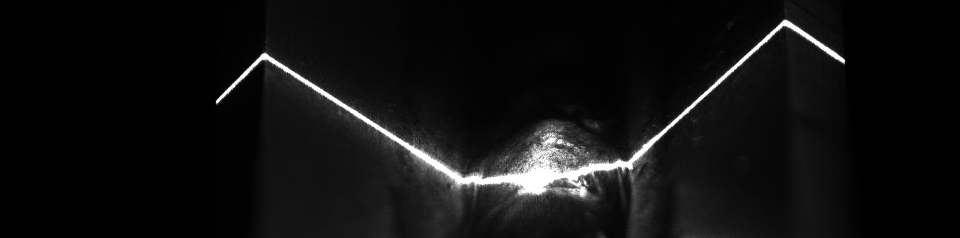
#> input picture misc/pcog liveimages/pcog liveimages/weld 5000us.png, 1920 x 476 px, found by its file name (shown at 1/2 size)
$ python filter.py
#> lines starting #> are read from the running program, lines starting #| are printed output that depends on the picture
import cv2 as cv
import numpy as np
import matplotlib.pyplot as plt


class FIRFilter:
    def __init__(self, ncoeffs, coeff, normal) -> None:
        if len(coeff) == ncoeffs:
            self.n = ncoeffs
            self.coeff = coeff
            self.normal = normal
        else:
            print(
                f"number of coefficients provided {ncoeffs} doesn't match the amount of coefficients given {len(coeff)}")

    def convolve(self, data_stream):
        output = []
        data_buffer = []
        for _ in range(self.n):
            data_buffer.append(0)
        for val in data_stream:
            data_buffer = [val] + data_buffer[:-1]  # right shift the buffer by 1
            sum = 0
            for i in range(self.n):
                sum += data_buffer[i] * self.coeff[i]
            output.append(sum/self.normal)
        for _ in range(int(self.n/2)):
            output = output[1:] + [0]
        return output

    def detect_zero_crossings(self, data):
        zeros = []
        window_size = 15
        max_amt_zeros = 6
        dz = 10
        start = 0
        stop = window_size - 1
        stop_limit = len(data)
        finding_zeros = True
        while(finding_zeros):
            if stop < stop_limit:
                points = self._find_min_max(data[start:stop])
                points[0][0] += start
                points[1][0] += start
                start += 1
                stop += 1
            elif start < (stop_limit-1):
                points = self._find_min_max(data[start:stop_limit-1])
                points[0][0] += start
                points[1][0] += start
                finding_zeros = False
            else:
                finding_zeros = False

            # scaling_factor = ((y2 - y1) / (y2 + y1)) + 1
            # scaling_factor = ((abs(points[1][1])-abs(points[0][1])) / (abs(points[1][1]) +
            #                   abs(points[0][1]) + int((not points[1][1]) & (not points[0][1])))) + 1
            # zero = scaling_factor * (x2-x1) + x1
            zero = (1 * (points[1][0] - points[0][0])/2) + points[0][0]
            zero = int(zero)
            if zero > points[1][0]:
                zero = points[1][0]
            elif zero < points[0][0]:
                zero = points[0][0]
            if zero not in zeros:
                zeros.append(zero)
        return zeros

    def cluster_zeros(self, zeros, pixle_width):
        """
            zeros must be ordered from lowest to highest
        """
        tmp_zeros = []
        clustered_zeros = []
        segment_start = 0
        for i in range(len(zeros)):
            if zeros[i] < (zeros[segment_start] + pixle_width):
                tmp_zeros.append(zeros[i])
            else:
                if len(tmp_zeros):
                    clustered_zeros.append(int(sum(tmp_zeros)/len(tmp_zeros)))
                    tmp_zeros = []
                    tmp_zeros.append(zeros[i])
                    segment_start = i
        if len(tmp_zeros):
            clustered_zeros.append(int(sum(tmp_zeros)/len(tmp_zeros)))
        return clustered_zeros

    def cull_zeros(self, data, zeros, threshold_factor):
        new_zeros = []
        max_val = int(max(data))
        for val in zeros:
            if data[val] > threshold_factor*max_val:
                new_zeros.append(val)
        return new_zeros

    def cull_data(self, data, threshold_factor):
        culled_data = []
        cutoff = int(threshold_factor * max(data))
        for val in data:
            if abs(val) > cutoff:
                culled_data.append(val)
            else:
                culled_data.append(0)
        return culled_data

    def _find_min_max(self, sequence):
        y1 = max(sequence)
        y2 = min(sequence)
        for index, val in enumerate(sequence):
            if val == y2:
                x2 = index
            if val == y1:
                x1 = index
        if x2 > x1:
            return([[x1, y1], [x2, y2]])
        else:
            return([[x2, y2], [x1, y1]])


if __name__ == '__main__':
    img = np.transpose(cv.imread("misc/pcog liveimages/pcog liveimages/weld 5000us.png", cv.IMREAD_GRAYSCALE))
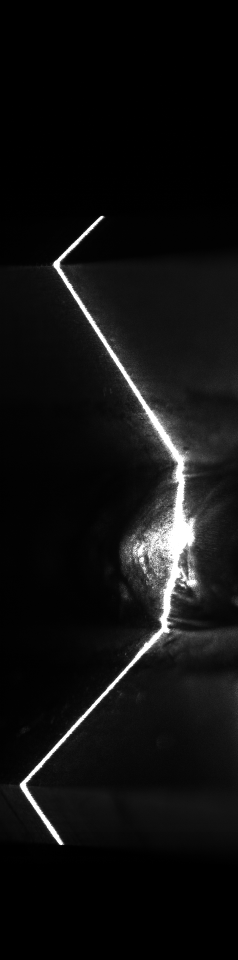
#> img: shape (1920, 476) (shown at 1/2 size); min 0, max 255, mean 16.7
    fir = FIRFilter(5, [-3, 12, 17, 12, -3], 1)
    fir2 = FIRFilter(5, [2, 1, 0, -1, -2], 1)
    smoothed_data = fir.convolve(img[1100])
#> the loop in convolve, `for val in data_stream:` made 476 passes
#> (val, data_buffer) on passes 5 to 7: (2, [2, 3, 2, 2, 1]), (2, [2, 2, 3, 2, 2]), (2, [2, 2, 2, 3, 2])
#> after the loop in convolve, `for val in data_stream:`: data_buffer = [11, 10, 11, 10, 11]; output = 476 values, max 9123 at index 279, min -3 at index 0, mean 2140.9
#> after the loop in convolve, `for _ in range(int(self.n/2)):`: output = 476 values, max 9123 at index 277, min 0 at index 474, mean 2140.9
#> smoothed_data has the same summary as output in convolve
    # culled_data = fir.cull_data(smoothed_data, 0.8)
    culled_data = smoothed_data
#> culled_data has the same summary as output in convolve
    differentiated_data = fir2.convolve(culled_data)
#> the loop in convolve (call 2), `for val in data_stream:` made 476 passes
#> (val, data_buffer) on passes 1 to 3: (35, [35, 0, 0, 0, 0]), (61, [61, 35, 0, 0, 0]), (85, [85, 61, 35, 0, 0])
#> differentiated_data = 476 values, max 11841 at index 266, min -12266 at index 366, mean 3.36
    differentiated_data = fir2.cull_data(differentiated_data, 0.8)
#> in cull_data, `cutoff = int(threshold_factor * max(data))`: cutoff = 9472
#> the loop in cull_data, `for val in data:` made 476 passes
#> val on passes 1 to 3: 231, 224, 120
#> after the loop in cull_data, `for val in data:`: culled_data = 476 values, max 11841 at index 266, min -12266 at index 366, mean -20.15
#> differentiated_data has the same summary as culled_data in cull_data
    # differentiated_d2ata = [int(i/512) for i in differentiated_data]
    tmp_zeros = fir2.detect_zero_crossings(differentiated_data)
#> in detect_zero_crossings, `stop_limit = len(data)`: stop_limit = 476
#> after the loop in detect_zero_crossings, `while(finding_zeros):`: start = 462; stop = 476; zeros = 433 values from 13 to 474
#> tmp_zeros = 433 values from 13 to 474
    print(len(tmp_zeros))
#| 433
    zeros = fir.cull_zeros(img[1100], tmp_zeros, 0.8)
#> in cull_zeros, `max_val = int(max(data))`: max_val = 255
#> after the loop in cull_zeros, `for val in zeros:`: new_zeros = 49 values from 260 to 365
#> zeros = 49 values from 260 to 365
    zeros = fir2.cluster_zeros(zeros, 20)
#> the loop in cluster_zeros, `for i in range(len(zeros)):` made 49 passes
#> after the loop in cluster_zeros, `for i in range(len(zeros)):`: clustered_zeros = [267, 285, 304, 346]; segment_start = 39; tmp_zeros = [356, 357, 358, 359, 360, 361, 362, 363, 364, 365]
#> zeros = [267, 285, 304, 346, 360]
    print(len(zeros))
#| 5
    fig, ax = plt.subplots(3)
    ax[0].annotate("raw", xy=(0.9, 0.9))
    ax[0].plot(img[1100])
    ax[1].annotate("smoothed+culled", xy=(0.9, 0.9))
    ax[1].plot(culled_data)
    ax[2].annotate("derivative", xy=(0.9, 0.9))
    ax[2].plot(differentiated_data)
    ax[2].scatter(zeros, [0 for i in range(len(zeros))], c='red')
    plt.show()
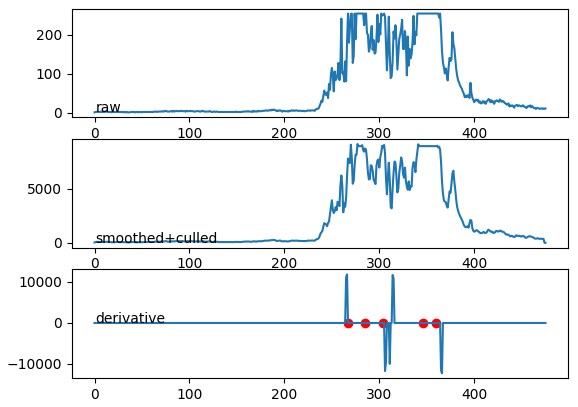
#> figure drawn by matplotlib, 3 panels; panel 1: curve peaks at x = 267, y = 255; panel 2: curve peaks at x = 277, y = 9123; panel 3: curve peaks at x = 266, y = 11841

$ run again, with misc/pcog liveimages/pcog liveimages/weld 100us.png copied over misc/pcog liveimages/pcog liveimages/weld 5000us.png
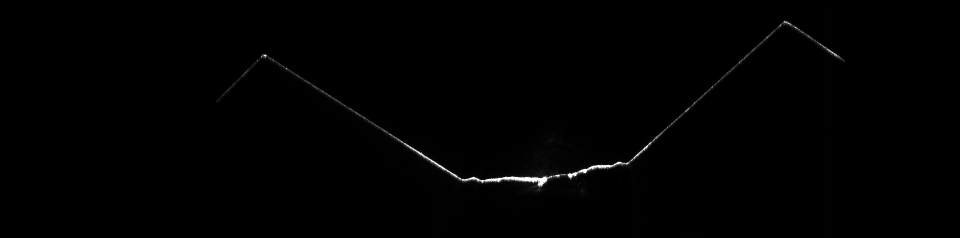
#> input picture misc/pcog liveimages/pcog liveimages/weld 100us.png, 1920 x 476 px, found by its file name (shown at 1/2 size)
#> `img = np.transpose(cv.imread("misc/pcog liveimages/pcog liveimages/wel..`:
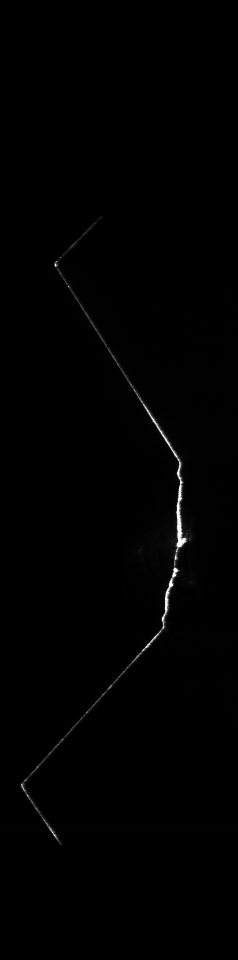
#> img: shape (1920, 476) (shown at 1/2 size); min 0, max 255, mean 1.2
#> after the loop in convolve, `for val in data_stream:`: output = 476 values, max 6534 at index 355, min -6 at index 395, mean 104.7
#> after the loop in convolve, `for _ in range(int(self.n/2)):`: output = 476 values, max 6534 at index 353, min -6 at index 393, mean 104.7
#> smoothed_data has the same summary as output in convolve
#> `culled_data = smoothed_data`: culled_data has the same summary as output in convolve
#> `differentiated_data = fir2.convolve(culled_data)`: differentiated_data = 476 values, max 16316 at index 352, min -12541 at index 355, mean 0
#> cutoff = 13052
#> after the loop in cull_data, `for val in data:`: culled_data = 476 values, max 16316 at index 352, min 0 at index 0, mean 67.24
#> `differentiated_data = fir2.cull_data(differentiated_data, 0.8)`: differentiated_data has the same summary as culled_data in cull_data
#> stop_limit = 476
#> after the loop in detect_zero_crossings, `while(finding_zeros):`: start = 462; stop = 476; zeros = 455 values from 13 to 474
#| 455
#> max_val = 255
#> after the loop in cull_zeros, `for val in zeros:`: new_zeros = [353]
#> the loop in cluster_zeros, `for i in range(len(zeros)):` made 1 pass
#> after the loop in cluster_zeros, `for i in range(len(zeros)):`: clustered_zeros = []; segment_start = 0; tmp_zeros = [353]
#| 1
#> `plt.show()`:
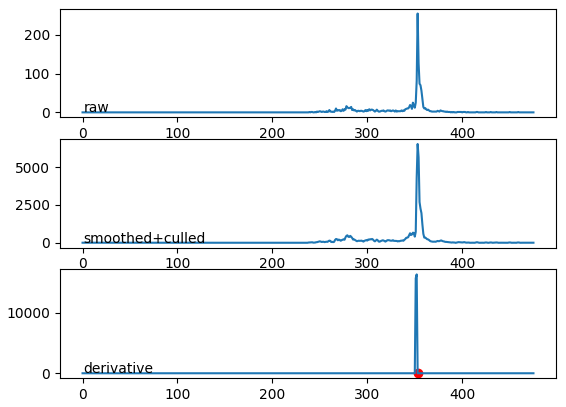
#> figure drawn by matplotlib, 3 panels; panel 1: curve peaks at x = 353, y = 255; panel 2: curve peaks at x = 353, y = 6534; panel 3: curve peaks at x = 352, y = 16316
